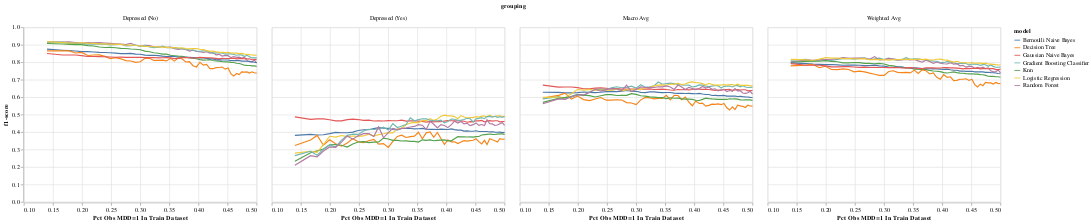

Write notebook code for a chart like this one.
### Code cell
alt.Chart(model_performance_v6).mark_line(
#    point={
#      "filled": False,
#      "fill": "white"
#    }
).encode(
    x = alt.X('y_train_prop', title='Pct Obs MDD=1 In Train Dataset'),
    y = alt.Y('f1-score', scale=alt.Scale(domain=[0, 1])),
    color='model:N',
).facet(
    facet=alt.Facet('grouping')
)

### Figure 1 — Vega-Lite specification as saved in the notebook (floating-point values rounded to 4 significant figures; data arrays with more than 128 entries replaced by an {"elided": "..."} marker saying what was removed)
{"config": {"view": {"continuousWidth": 400, "continuousHeight": 300}}, "data": {"name": "data-7f763ccdd4d5011382c31f088c64c477"}, "facet": {"field": "grouping", "type": "nominal"}, "spec": {"mark": "line", "encoding": {"color": {"field": "model", "type": "nominal"}, "x": {"field": "y_train_prop", "title": "Pct Obs MDD=1 In Train Dataset", "type": "quantitative"}, "y": {"field": "f1-score", "scale": {"domain": [0, 1]}, "type": "quantitative"}}}, "$schema": "https://vega.github.io/schema/vega-lite/v4.17.0.json", "datasets": {"data-7f763ccdd4d5011382c31f088c64c477": {"elided": "1428 records"}}}
